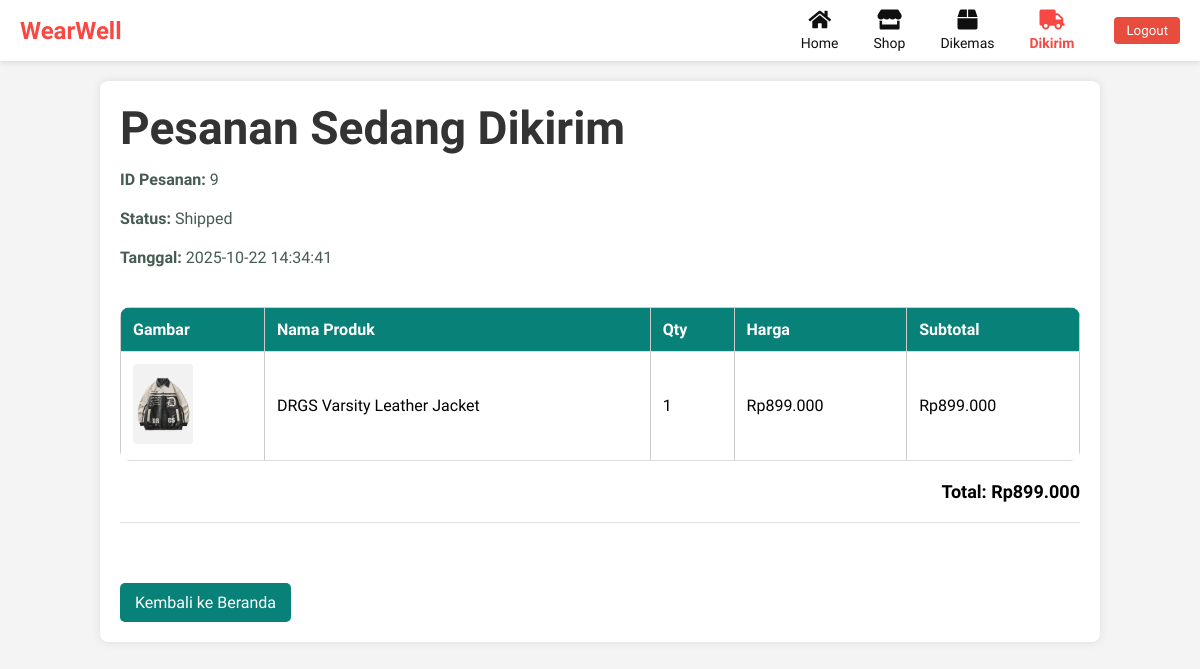
Page /dikirim.php (signed in) on the committed database.
### tables this page shows
CREATE TABLE `orders` (
  `id_orders` int(11) NOT NULL,
  `id_users` int(11) DEFAULT NULL,
  `total` decimal(10,2) DEFAULT NULL,
  `status` enum('Pending','Processing','Shipped','Completed','Canceled') DEFAULT 'Pending',
  `created_at` timestamp NOT NULL DEFAULT current_timestamp()
);

CREATE TABLE `order_items` (
  `id_items` int(11) NOT NULL,
  `id_orders` int(11) DEFAULT NULL,
  `id_products` int(11) DEFAULT NULL,
  `quantity` int(11) DEFAULT NULL,
  `price` decimal(10,2) DEFAULT NULL
);

CREATE TABLE `products` (
  `id` int(11) NOT NULL,
  `seller_id` int(11) NOT NULL,
  `category_id` int(11) DEFAULT NULL,
  `name` varchar(200) DEFAULT NULL,
  `price` decimal(10,2) DEFAULT NULL,
  `stock` int(11) DEFAULT 0,
  `image` varchar(255) DEFAULT NULL,
  `created_at` timestamp NOT NULL DEFAULT current_timestamp(),
  `size` varchar(5) DEFAULT 'M',
  `description` text DEFAULT NULL
);

### dikirim.php (the view, shortened to what this page needs)
<?php
include 'backend/config.php';
$user_id = $_SESSION['user_id'];
$stmt = $conn->prepare("
    SELECT * FROM orders
    WHERE id_users = ? AND status = 'Shipped'
    ORDER BY id_orders DESC
");
$stmt->bind_param("i", $user_id);
$stmt->execute();
$orders = $stmt->get_result()->fetch_all(MYSQLI_ASSOC);
?>
<!DOCTYPE html>
<html lang="id">
<head>
<link rel="stylesheet" href="https://pro.fontawesome.com/releases/v5.10.0/css/all.css" />
<link rel="stylesheet" href="style.css">
</head>
<body>
<div class="navbar">
    <span class="logo">WearWell</span>
    <div class="menu">
        <a href="dashboard_user.php" class="nav-item">
            <i class="fas fa-home"></i>
            <span>Home</span>
        </a>
        <a href="shop_user.php" class="nav-item">
            <i class="fas fa-store"></i>
            <span>Shop</span>
        </a>
        <a href="dikemas.php" class="nav-item">
            <i class="fas fa-box"></i>
            <span>Dikemas</span>
        </a>
        <a href="dikirim.php" class="nav-item active">
            <i class="fas fa-truck"></i>
            <span>Dikirim</span>
        </a>
        <form action="logout.php" method="POST" class="logout-form">
            <button type="submit">Logout</button>
        </form>
    </div>
</div>
<div class="container">
    <h2>Pesanan Sedang Dikirim</h2>
    <?php if(count($orders) > 0): ?>
        <?php foreach($orders as $order): ?>
            <div class="order-section">
                <div class="order-header">
                    <div>
                        <p><strong>ID Pesanan:</strong> <?= $order['id_orders'] ?></p>
                        <p><strong>Status:</strong> <?= htmlspecialchars($order['status']) ?></p>
                        <p><strong>Tanggal:</strong> <?= $order['created_at'] ?></p>
                    </div>
                </div>
                <?php
                $stmtItems = $conn->prepare("
                    SELECT oi.*, p.name, p.image
                    FROM order_items oi
                    JOIN products p ON oi.id_products = p.id
                    WHERE oi.id_orders = ?
                ");
                $stmtItems->bind_param("i", $order['id_orders']);
                $stmtItems->execute();
                $items = $stmtItems->get_result();
                $total = 0;
                ?>
                <table>
                    <thead>
                        <tr>
                            <th>Gambar</th>
                            <th>Nama Produk</th>
                            <th>Qty</th>
                            <th>Harga</th>
                            <th>Subtotal</th>
                        </tr>
                    </thead>
                    <tbody>
                        <?php while($row = $items->fetch_assoc()):
                            $price = $row['price'] ?? 0;
                            $qty = $row['quantity'] ?? 1;
                            $subtotal = $price * $qty;
                            $total += $subtotal;
                            $img = (isset($row['image']) && file_exists('uploads/'.$row['image'])) ? 'uploads/'.$row['image'] : 'uploads/no-image.png';
                        ?>
                        <tr>
                            <td><img src="<?= htmlspecialchars($img) ?>" alt="<?= htmlspecialchars($row['name']) ?>"></td>
                            <td><?= htmlspecialchars($row['name']) ?></td>
                            <td><?= $qty ?></td>
                            <td>Rp<?= number_format($price,0,',','.') ?></td>
                            <td>Rp<?= number_format($subtotal,0,',','.') ?></td>
                        </tr>
                        <?php endwhile; ?>
                    </tbody>
                </table>
                <div class="total">Total: Rp<?= number_format($total,0,',','.') ?></div>
            </div>
        <?php endforeach; ?>
    <?php else: ?>
        <p>Tidak ada pesanan yang dikirim saat ini.</p>
    <?php endif; ?>
    <a href="dashboard_user.php" class="button">Kembali ke Beranda</a>
</div>
</body>
</html>

### style.css (style rules this page uses)
* { margin: 0; padding: 0; box-sizing: border-box; font-family: 'Spartan', sans-serif; scroll-behavior: smooth; }
h2 { font-size: 46px; line-height: 54px; color: #222; }
p { font-size: 16px; color: #465b52; margin: 15px 0 20px 0; }
body { width: 100%; }
.navbar { display: flex; align-items: center; justify-content: space-between; background: #fffdfd; padding: 10px 20px; font-family: 'Spartan', sans-serif; flex-wrap: wrap; }
.navbar .logo { font-size: 24px; font-weight: 700; color: #f74943; }
.navbar .menu { display: flex; gap: 20px; align-items: center; }
.navbar .menu a { color: #0f0f0f; text-decoration: none; font-size: 14px; display: flex; flex-direction: column; align-items: center; }
.navbar .menu a i { font-size: 20px; margin-bottom: 5px; }
.navbar .menu a.active { color: #f74943; font-weight: 700; }
.logout-form { margin-left: 20px; }
.container { padding:20px; font-family: 'Spartan', sans-serif; }
.total { text-align:right; margin-top:10px; font-weight:bold; font-size:18px; }
body { font-family: Arial, sans-serif; background-color: #f4f4f4; margin: 0; padding: 0; }
.navbar { display: flex; justify-content: space-between; align-items: center; background: #fff; padding: 10px 20px; box-shadow: 0 2px 5px rgba(0,0,0,0.1); }
.navbar .menu { display: flex; align-items: center; gap: 20px; }
.navbar .nav-item { display: flex; flex-direction: column; align-items: center; text-decoration: none; color: #0f0f0f; font-weight: 500; font-size: 13px; }
.navbar .nav-item i { font-size: 24px; margin-bottom: 3px; }
.navbar .nav-item:hover, .navbar .nav-item.active { color: #f74943; font-weight: 700; }
.navbar .logout-form { margin-left: 20px; }
.navbar .logout-form button { background: #e74c3c; color: #fff; border: none; padding: 6px 12px; cursor: pointer; border-radius: 4px; }
.container { max-width:1000px; margin:20px auto; padding:20px; background:#fff; border-radius:8px; box-shadow:0 0 10px rgba(0,0,0,0.1); }
h2 { color:#333; }
table { width:100%; border-collapse: collapse; margin-top:20px; }
th, td { border:1px solid #ccc; padding:10px; text-align:center; }
th { background:#088178; color:#fff; }
img { width:60px; height:auto; border-radius:4px; }
.total { text-align:right; font-size:18px; margin-top:15px; font-weight:bold; }
.button { display:inline-block; margin-top:20px; padding:10px 15px; background-color:#088178; color:#fff; text-decoration:none; border-radius:5px; }
.order-section { margin-bottom:40px; border-bottom:1px solid #ddd; padding-bottom:20px; }
.order-header { display:flex; justify-content:space-between; align-items:center; }
.navbar { display:flex; justify-content:space-between; align-items:center; background:#fff; padding:10px 20px; box-shadow:0 2px 5px rgba(0,0,0,0.1); }
.navbar a { text-decoration:none; color:#0f0f0f; margin-left:15px; font-weight:500; }
.navbar a.active { color:#f74943; font-weight:700; }
.logo { font-size:24px; font-weight:700; color:#f74943; }
.container { padding:20px; }
table { width:100%; border-collapse:collapse; background:#fff; border-radius:10px; overflow:hidden; margin-bottom:20px; }
th, td { padding:12px; border-bottom:1px solid #ddd; text-align:left; }

### rows in the picture
orders: id_orders "9", status "Shipped", created_at "2025-10-22 14:34:41", total "899.000"
order_items: id_products.image (picture), id_products.name "DRGS Varsity Leather Jacket", quantity "1", price "899.000", subtotal "899.000"
